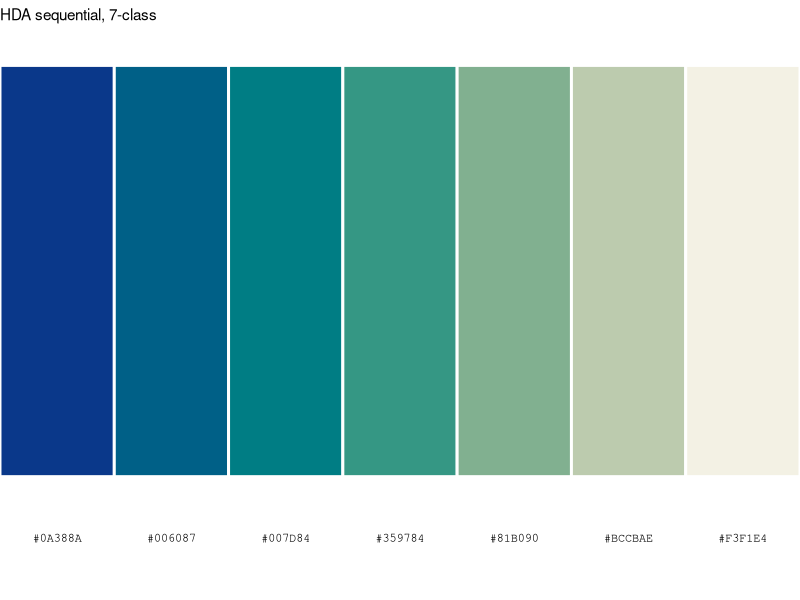
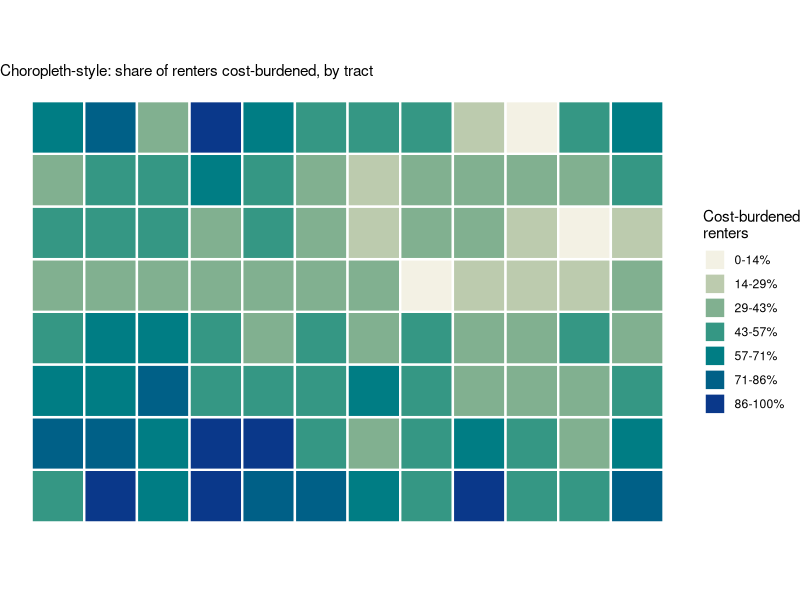
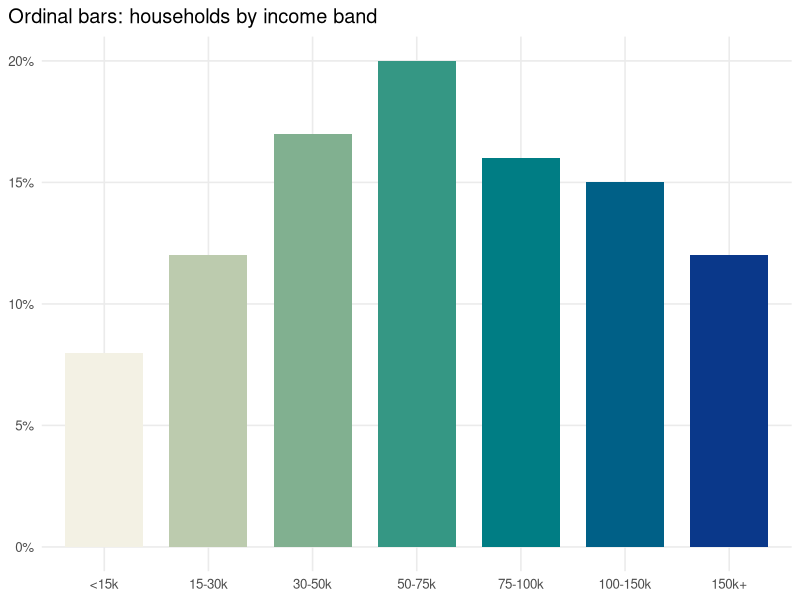
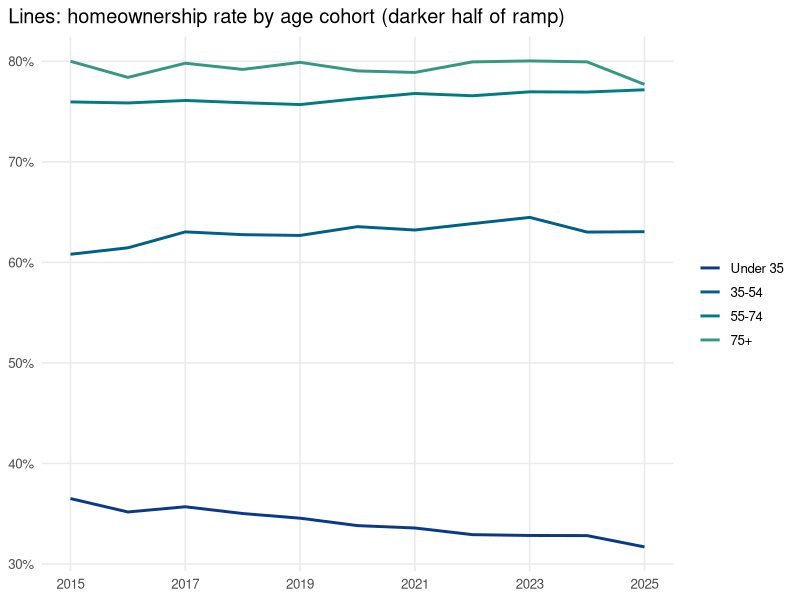
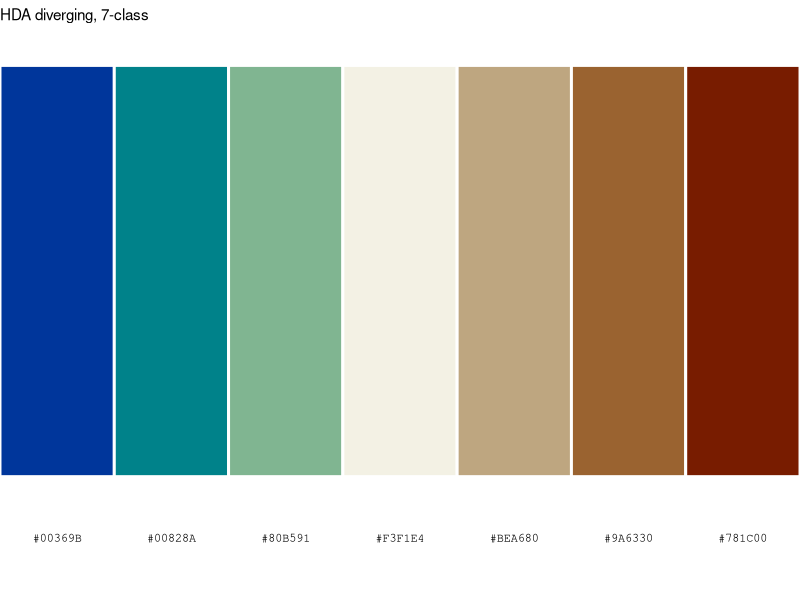
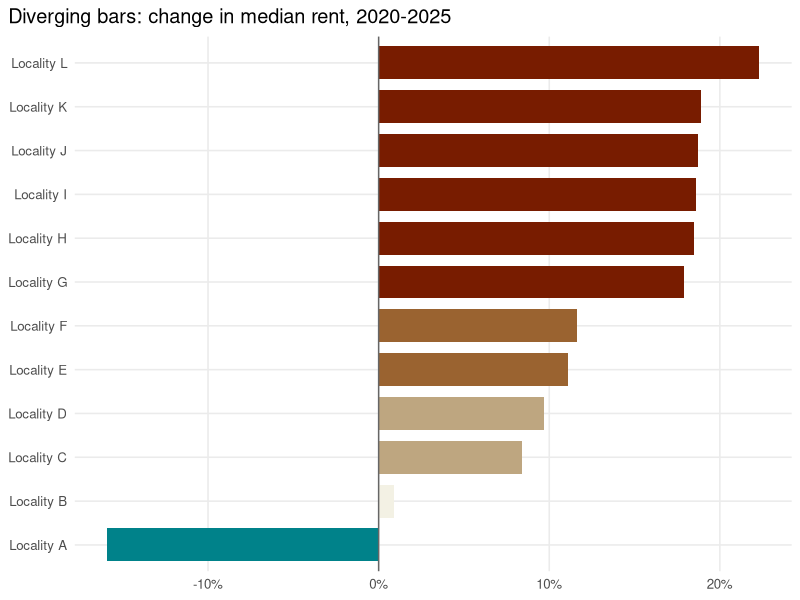
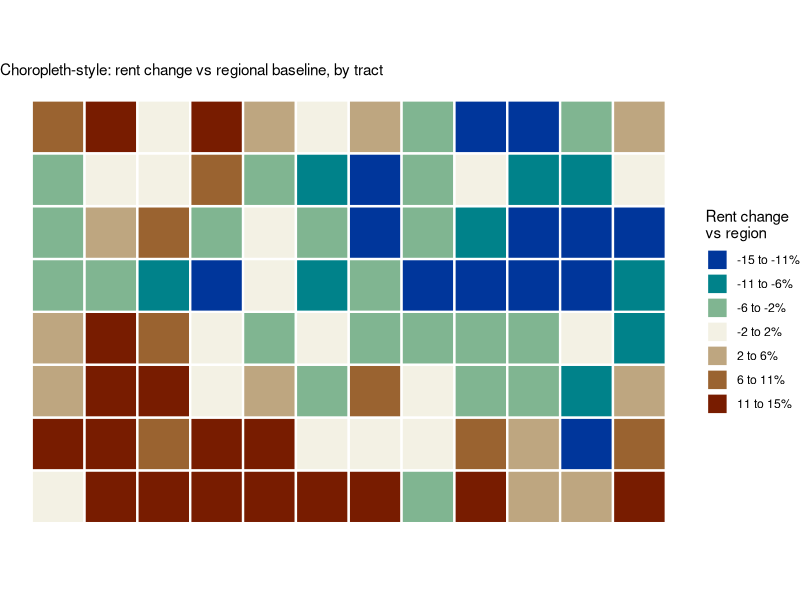
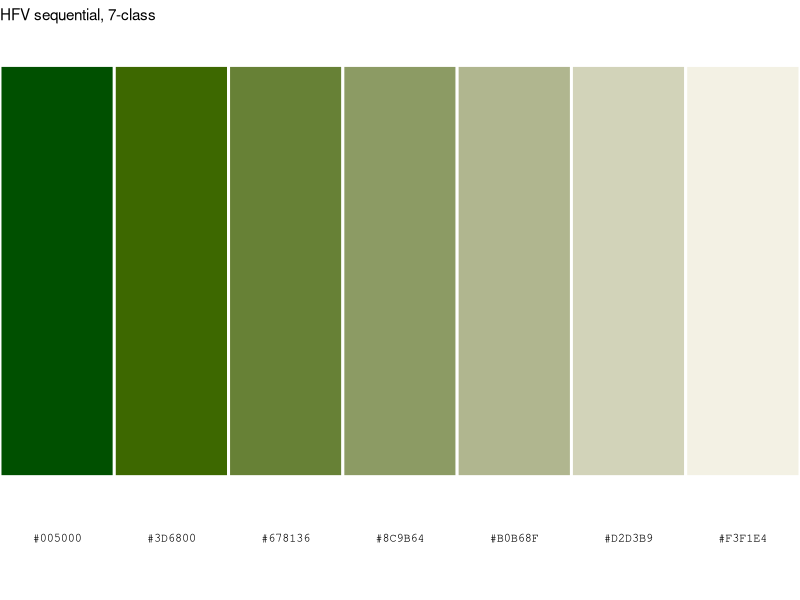

These figures' R source, in order:
## ---- chunk 1
#| label: setup
#| code-summary: "Setup: ramp constructors (the verified snippets) + dummy data"
library(ggplot2)
library(colorspace)

# Sequential picks: one sequential_hcl() call each.
seq_ramp <- function(n, h1, c1, l1, power) {
  sequential_hcl(n, h = c(h1, 80), c = c(c1, 10), l = c(l1, 95), power = power)
}

# Diverging picks: two sequential_hcl() arms stitched (diverging_hcl() can't
# express the shared cream center) — same construction as generate_candidates.R.
div_ramp <- function(n, h1, h2, c1, l1, power) {
  n2 <- ceiling(n / 2)
  arm <- function(h) sequential_hcl(n2, h = c(h, 80), c = c(c1, 10), l = c(l1, 95), power = power)
  out <- c(arm(h1), rev(arm(h2)))
  if (floor(n / 2) < n2) out <- out[-n2]
  out
}

pal <- list(
  hda_seq = function(n) seq_ramp(n, h1 = 259.2, c1 = 64, l1 = 26, power = 0.85),
  hda_div = function(n) div_ramp(n, h1 = 259.2, h2 = 20.4, c1 = 76, l1 = 26, power = 0.90),
  hfv_seq = function(n) seq_ramp(n, h1 = 118.5, c1 = 65, l1 = 28, power = 1.00),
  hfv_div = function(n) div_ramp(n, h1 = 118.5, h2 = 344.0, c1 = 68, l1 = 26, power = 0.95),
  pha_seq = function(n) seq_ramp(n, h1 = 19.7, c1 = 84, l1 = 28, power = 0.95),
  pha_div = function(n) div_ramp(n, h1 = 243.4, h2 = 19.7, c1 = 72, l1 = 26, power = 0.90)
)

# ---- Dummy data (seeded, shared by all brands so only the palette varies) ----
set.seed(20260718)

# Fake tract grid with a smooth-ish spatial field: share of cost-burdened renters.
tracts <- expand.grid(col = 1:12, row = 1:8)
tracts$burden <- with(tracts, plogis(
  0.35 * sin(col / 2.2) + 0.45 * cos(row / 1.8) + 0.12 * col / 6 + rnorm(nrow(tracts), 0, 0.35)
))
# Rescale to span all 7 classes so every legend key is populated.
tracts$burden <- with(tracts, (burden - min(burden)) / diff(range(burden)) * 0.96 + 0.02)

# Households by income band (ordinal -> legitimate one-hue ramp use).
bands <- data.frame(
  band  = factor(c("<15k", "15-30k", "30-50k", "50-75k", "75-100k", "100-150k", "150k+"),
                 levels = c("<15k", "15-30k", "30-50k", "50-75k", "75-100k", "100-150k", "150k+")),
  share = c(0.08, 0.12, 0.17, 0.20, 0.16, 0.15, 0.12)
)

# Homeownership rate by age cohort over time (lines use the ramp's darker half).
years   <- 2015:2025
cohorts <- c("Under 35", "35-54", "55-74", "75+")
own <- expand.grid(year = years, cohort = factor(cohorts, levels = cohorts))
own$rate <- with(own, c(0.36, 0.62, 0.75, 0.79)[as.integer(cohort)] +
                   0.004 * (year - 2015) * c(-1, 0.4, 0.6, 0.2)[as.integer(cohort)] +
                   rnorm(nrow(own), 0, 0.006))

# Change in median rent, 2020 -> 2025, by locality (diverging).
localities <- paste0("Locality ", LETTERS[1:12])
rent_chg <- data.frame(
  locality = localities,
  change   = round(sort(runif(12, -0.18, 0.24)), 3)
)

# The same tract grid re-expressed as change vs regional baseline (diverging map).
tracts$rent_change <- (tracts$burden - mean(tracts$burden)) * 0.55 +
  rnorm(nrow(tracts), 0, 0.02)

# ---- Small plotting helpers reused for every brand ----
theme_demo <- theme_minimal(base_size = 12) +
  theme(panel.grid.minor = element_blank(), plot.title.position = "plot")

swatch_plot <- function(hex, title) {
  d <- data.frame(x = seq_along(hex), hex = hex)
  ggplot(d, aes(x, 1, fill = hex)) +
    geom_tile(color = "white", linewidth = 1) +
    geom_text(aes(label = hex), y = 0.35, size = 3, family = "mono") +
    scale_fill_identity() +
    coord_cartesian(ylim = c(0.2, 1.6), expand = FALSE) +
    labs(title = title) +
    theme_void(base_size = 12) + theme(plot.title = element_text(size = 11))
}

map_seq <- function(hex7) {
  # sequential_hcl() returns dark -> light; on a value-labeled map, HIGH
  # values wear the DARK end, so the fill scale takes the reversed ramp.
  brks <- seq(0, 1, length.out = 8)
  labs7 <- paste0(head(round(brks * 100), 7), "-", round(brks[-1] * 100), "%")
  d <- tracts
  d$class <- cut(d$burden, brks, labels = labs7, include.lowest = TRUE)
  ggplot(d, aes(col, row, fill = class)) +
    geom_tile(color = "white", linewidth = 0.8) +
    scale_fill_manual(values = rev(hex7), name = "Cost-burdened\nrenters", drop = FALSE) +
    coord_equal() +
    labs(title = "Choropleth-style: share of renters cost-burdened, by tract") +
    theme_void(base_size = 11) + theme(plot.title = element_text(size = 11))
}

bars_seq <- function(hex7) {
  ggplot(bands, aes(band, share, fill = band)) +
    geom_col(width = 0.75) +
    scale_fill_manual(values = rev(hex7), guide = "none") +
    scale_y_continuous(labels = scales::percent) +
    labs(title = "Ordinal bars: households by income band",
         x = NULL, y = NULL) +
    theme_demo
}

lines_seq <- function(hex7) {
  # Lines take the ramp's darker half - the two palest classes are for fills,
  # not strokes (they'd vanish against white).
  cols <- hex7[c(1, 2, 3, 4)]
  ggplot(own, aes(year, rate, color = cohort)) +
    geom_line(linewidth = 1) +
    scale_color_manual(values = cols, name = NULL) +
    scale_y_continuous(labels = scales::percent) +
    scale_x_continuous(breaks = seq(2015, 2025, 2)) +
    labs(title = "Lines: homeownership rate by age cohort (darker half of ramp)",
         x = NULL, y = NULL) +
    theme_demo
}

divbars <- function(hex7) {
  d <- rent_chg
  brks <- seq(-0.25, 0.25, length.out = 8)
  d$class <- cut(d$change, brks, include.lowest = TRUE)
  ggplot(d, aes(reorder(locality, change), change, fill = class)) +
    geom_col(width = 0.75) +
    geom_hline(yintercept = 0, color = "grey40") +
    scale_fill_manual(values = hex7, guide = "none", drop = FALSE) +
    scale_y_continuous(labels = scales::percent) +
    coord_flip() +
    labs(title = "Diverging bars: change in median rent, 2020-2025",
         x = NULL, y = NULL) +
    theme_demo
}

map_div <- function(hex7) {
  brks <- seq(-0.15, 0.15, length.out = 8)
  labs7 <- paste0(head(round(brks * 100), 7), " to ", round(brks[-1] * 100), "%")
  d <- tracts
  d$class <- cut(pmin(pmax(d$rent_change, -0.149), 0.149), brks, labels = labs7)
  ggplot(d, aes(col, row, fill = class)) +
    geom_tile(color = "white", linewidth = 0.8) +
    scale_fill_manual(values = hex7, name = "Rent change\nvs region", drop = FALSE) +
    coord_equal() +
    labs(title = "Choropleth-style: rent change vs regional baseline, by tract") +
    theme_void(base_size = 11) + theme(plot.title = element_text(size = 11))
}
## ---- chunk 2
#| label: fig-hda-seq-swatch
#| fig-height: 1.1
#| fig-alt: "Seven color swatches from dark navy through teal and sage to cream, with hex codes."
swatch_plot(pal$hda_seq(7), "HDA sequential, 7-class")
## ---- chunk 3
#| label: fig-hda-seq-map
#| fig-height: 3.4
#| fig-alt: "Grid choropleth of dummy cost-burden shares in navy-to-cream classes."
map_seq(pal$hda_seq(7))
## ---- chunk 4
#| label: fig-hda-seq-bars
#| fig-height: 3
#| fig-alt: "Bar chart of household shares by income band, filled with the HDA blue ramp."
bars_seq(pal$hda_seq(7))
## ---- chunk 5
#| label: fig-hda-seq-lines
#| fig-height: 3
#| fig-alt: "Line chart of homeownership rates by age cohort using the four darkest ramp colors."
lines_seq(pal$hda_seq(7))
## ---- chunk 6
#| label: fig-hda-div-swatch
#| fig-height: 1.1
#| fig-alt: "Seven diverging swatches from navy through cream to brick red, with hex codes."
swatch_plot(pal$hda_div(7), "HDA diverging, 7-class")
## ---- chunk 7
#| label: fig-hda-div-bars
#| fig-height: 3.4
#| fig-alt: "Horizontal diverging bar chart of rent changes by locality, blue for declines and warm brick for increases."
divbars(pal$hda_div(7))
## ---- chunk 8
#| label: fig-hda-div-map
#| fig-height: 3.4
#| fig-alt: "Grid choropleth of rent change relative to the regional baseline in blue-to-brick classes."
map_div(pal$hda_div(7))
## ---- chunk 9
#| label: fig-hfv-seq-swatch
#| fig-height: 1.1
#| fig-alt: "Seven swatches from deep forest green through olive and sage to cream, with hex codes."
swatch_plot(pal$hfv_seq(7), "HFV sequential, 7-class")
## ---- chunk 10
#| label: fig-hfv-seq-map
#| fig-height: 3.4
#| fig-alt: "Grid choropleth of dummy cost-burden shares in forest-green-to-cream classes."
map_seq(pal$hfv_seq(7))
## ---- chunk 11
#| label: fig-hfv-seq-bars
#| fig-height: 3
#| fig-alt: "Bar chart of household shares by income band, filled with the HFV green ramp."
bars_seq(pal$hfv_seq(7))
## ---- chunk 12
#| label: fig-hfv-seq-lines
#| fig-height: 3
#| fig-alt: "Line chart of homeownership rates by age cohort using the four darkest green ramp colors."
lines_seq(pal$hfv_seq(7))
## ---- chunk 13
#| label: fig-hfv-div-swatch
#| fig-height: 1.1
#| fig-alt: "Seven diverging swatches from forest green through cream to berry wine, with hex codes."
swatch_plot(pal$hfv_div(7), "HFV diverging, 7-class")
## ---- chunk 14
#| label: fig-hfv-div-bars
#| fig-height: 3.4
#| fig-alt: "Horizontal diverging bar chart of rent changes by locality, green for declines and berry for increases."
divbars(pal$hfv_div(7))
## ---- chunk 15
#| label: fig-hfv-div-map
#| fig-height: 3.4
#| fig-alt: "Grid choropleth of rent change relative to the regional baseline in green-to-berry classes."
map_div(pal$hfv_div(7))
## ---- chunk 16
#| label: fig-pha-seq-swatch
#| fig-height: 1.1
#| fig-alt: "Seven swatches from deep oxide red through terracotta and tan to cream, with hex codes."
swatch_plot(pal$pha_seq(7), "PHA sequential, 7-class")
## ---- chunk 17
#| label: fig-pha-seq-map
#| fig-height: 3.4
#| fig-alt: "Grid choropleth of dummy cost-burden shares in red-to-cream classes."
map_seq(pal$pha_seq(7))
## ---- chunk 18
#| label: fig-pha-seq-bars
#| fig-height: 3
#| fig-alt: "Bar chart of household shares by income band, filled with the PHA red ramp."
bars_seq(pal$pha_seq(7))
## ---- chunk 19
#| label: fig-pha-seq-lines
#| fig-height: 3
#| fig-alt: "Line chart of homeownership rates by age cohort using the four darkest red ramp colors."
lines_seq(pal$pha_seq(7))
## ---- chunk 20
#| label: fig-pha-div-swatch
#| fig-height: 1.1
#| fig-alt: "Seven diverging swatches from dark blue through cream to brick red, with hex codes."
swatch_plot(pal$pha_div(7), "PHA diverging, 7-class")
## ---- chunk 21
#| label: fig-pha-div-bars
#| fig-height: 3.4
#| fig-alt: "Horizontal diverging bar chart of rent changes by locality, blue for declines and red for increases."
divbars(pal$pha_div(7))
## ---- chunk 22
#| label: fig-pha-div-map
#| fig-height: 3.4
#| fig-alt: "Grid choropleth of rent change relative to the regional baseline in blue-to-red classes."
map_div(pal$pha_div(7))
## ---- chunk 23
#| label: fig-family
#| fig-height: 3.2
#| fig-alt: "Six rows of seven swatches each, showing all six final ramps stacked for comparison."
fam <- do.call(rbind, lapply(names(pal), function(nm) {
  data.frame(ramp = nm, x = 1:7, hex = pal[[nm]](7))
}))
fam$ramp <- factor(fam$ramp, levels = rev(c("hda_seq", "hda_div", "hfv_seq",
                                            "hfv_div", "pha_seq", "pha_div")),
                   labels = rev(c("HDA sequential", "HDA diverging", "HFV sequential",
                                  "HFV diverging", "PHA sequential", "PHA diverging")))
ggplot(fam, aes(x, ramp, fill = hex)) +
  geom_tile(color = "white", linewidth = 1) +
  scale_fill_identity() +
  labs(title = "The six picks, 7-class", x = NULL, y = NULL) +
  theme_minimal(base_size = 12) +
  theme(panel.grid = element_blank(), axis.text.x = element_blank())
